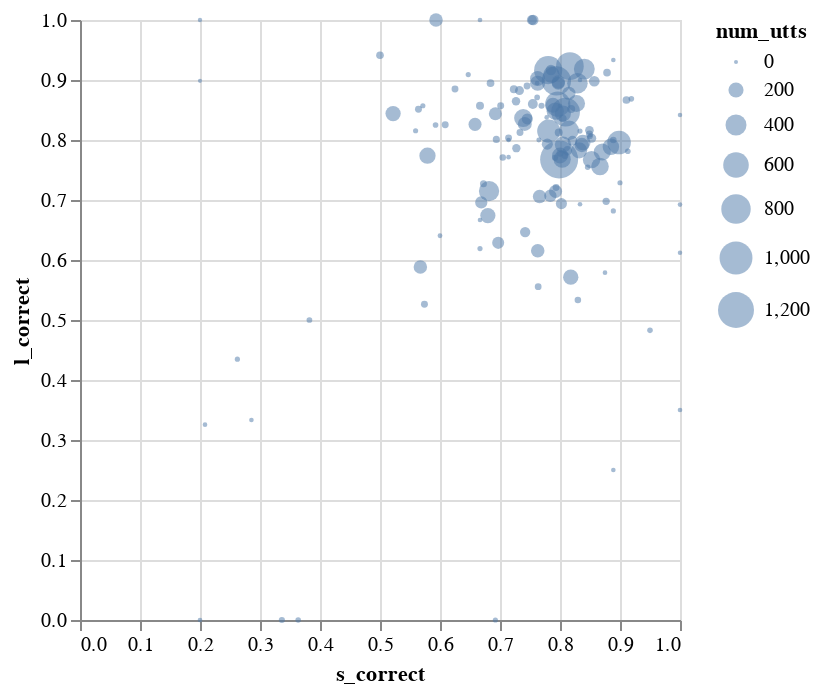

Notebook source saved alongside this figure:
### Code cell
def q2row(l: QueryLine):
    return {'utterance': l.utterance(), 'workerId': l.worker_id(), 'targetFormula': l.example()['targetFormula']} 

def speaker2row(id, l: dict):
    return {'WorkerId': id, 'stats': l['stats'],
            'utts': ', '.join(l['utterances']), 'listeners': len(l['listeners'])}

def joint2row(id, l: dict):
    l['WorkerId'] = id
    return l

joint = collections.defaultdict(lambda: {'WorkerId':'', 'total': 0})

def fill_joint(rows, prefix):
    for wid, r in rows.items():
#         print('row', r)
        jr = joint[wid]
        jr['WorkerId'] = wid
        stats = r['stats']
        total = stats['correct'] + stats['wrong'] + stats['skip'] 
        correct, wrong, skip = 0.2, 0.6, 0.2
        if total != 0:
            correct = (stats['correct']) /  (total)
            wrong = (stats['wrong']) /  (total)
            skip = (stats['skip']) /  (total)
        jr[prefix + '_correct'] = correct 
        jr[prefix + '_wrong'] = wrong
        jr[prefix + '_skip'] = skip
        jr[prefix + '_total'] = total
        jr['total'] += total
        
def fill_utts(speakers):
    for wid, r in speakers.items():
#         print('row', r)
        jr = joint[wid]
        jr['WorkerId'] = wid
        utts = r['utterances']
        lenutt = len(utts)
        jr['num_utts'] = lenutt 
        jr['utts'] = utts if lenutt <= 10 else utts[0:5]
        jr['avg_len'] = np.mean([len(l.split(' ')) for l in utts])
        
fill_joint(speakers, 's')
fill_utts(speakers)
fill_joint(listeners, 'l')


records = [joint2row(k, v) for k,v in joint.items()]
agg_table = pd.DataFrame.from_records(records) 
agg_table.sort_values(by=['s_correct', 's_total', 'l_correct'], inplace=True, ascending=False)
# display(agg_table)
spec_list = []
spec_list += [{
  "data": {"values": records},
  "description": "accuracies",
  "mark": "circle",
  "encoding": {
    "x": {
      "field": "s_correct",
      "type": "quantitative"        
    },
    "y": {
      "field": "l_correct",
      "type": "quantitative"        
    },
    "size": {
        "field": "num_utts",
        "type": "quantitative"
    },
    "opacity": {"value": 0.5},
    "tooltip": {
        "field": "utts",
        "type": "nominal"
    }
  }
}]
spec_list += [{
  "data": {"values": records},
  "description": "correlation",
  "mark": "circle",
  "encoding": {
    "x": {
      "field": "s_correct",
      "type": "quantitative"        
    },
    "y": {
      "field": "l_total",
      "type": "quantitative"        
    },
    "size": {
        "field": "num_utts",
        "type": "quantitative"
    },
    "opacity": {"value": 0.5},
    "tooltip": {
        "field": "utts",
        "type": "nominal"
    }
  }
}]

chart = alt.VegaLite(spec_list[0])
display(chart)

for spec in spec_list:
    html = to_html(spec)
    name = spec['description']
    open(name + '.html', 'w').write(to_html(spec))

corr = agg_table.corr()
display(corr)
display(agg_table)

### Figure 1 — Vega-Lite specification as saved in the notebook (floating-point values rounded to 4 significant figures; data arrays with more than 128 entries replaced by an {"elided": "..."} marker saying what was removed)
{"data": {"values": {"elided": "1037 records"}}, "description": "accuracies", "encoding": {"opacity": {"value": 0.5}, "size": {"field": "num_utts", "type": "quantitative"}, "tooltip": {"field": "utts", "type": "nominal"}, "x": {"field": "s_correct", "type": "quantitative"}, "y": {"field": "l_correct", "type": "quantitative"}}, "mark": "circle"}
